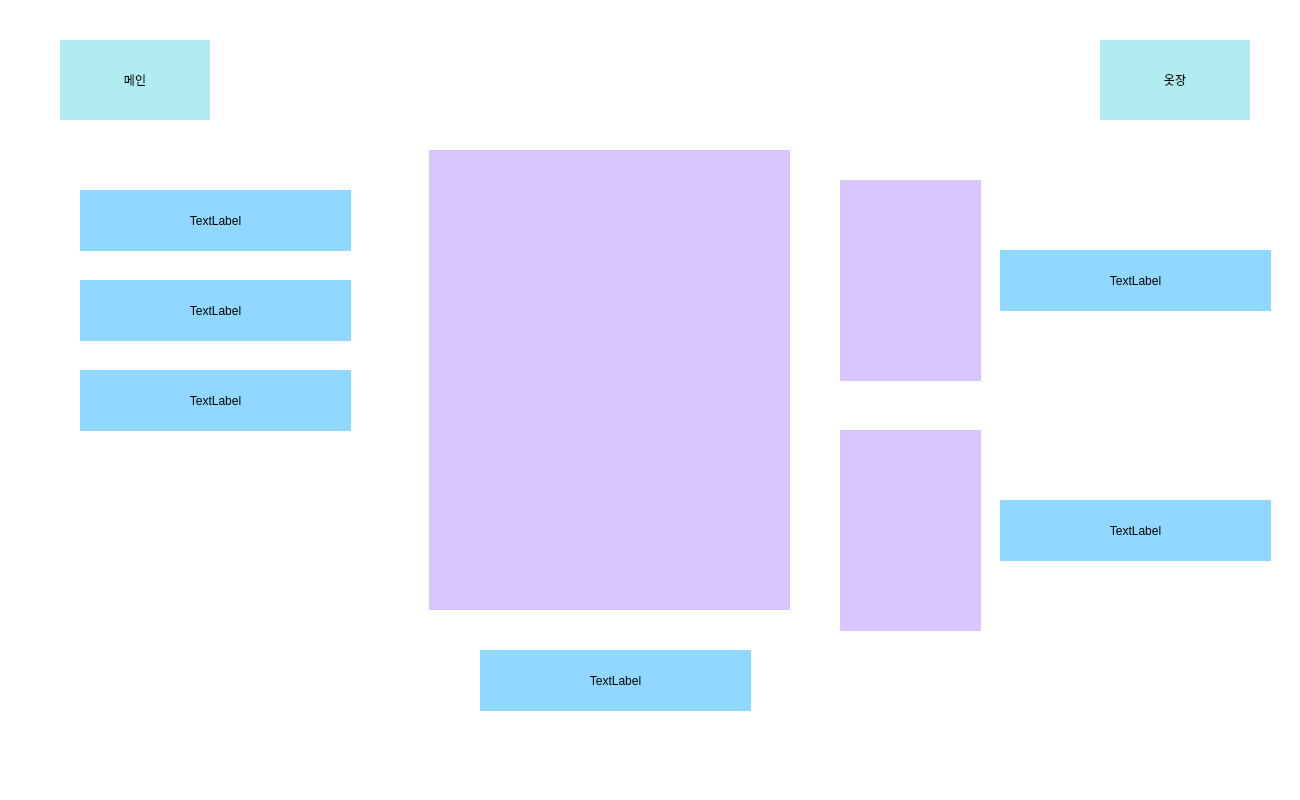
<?xml version="1.0" encoding="UTF-8"?>
<ui version="4.0">
 <class>Dialog</class>
 <widget class="QDialog" name="Dialog">
  <property name="geometry">
   <rect>
    <x>0</x>
    <y>0</y>
    <width>1300</width>
    <height>800</height>
   </rect>
  </property>
  <property name="minimumSize">
   <size>
    <width>1300</width>
    <height>800</height>
   </size>
  </property>
  <property name="maximumSize">
   <size>
    <width>1300</width>
    <height>800</height>
   </size>
  </property>
  <property name="windowTitle">
   <string>Dialog</string>
  </property>
  <property name="styleSheet">
   <string notr="true">background-color: rgb(255, 255, 255);</string>
  </property>
  <widget class="QPushButton" name="r_btn_closet">
   <property name="geometry">
    <rect>
     <x>1100</x>
     <y>40</y>
     <width>150</width>
     <height>80</height>
    </rect>
   </property>
   <property name="styleSheet">
    <string notr="true">font: 25 15pt &quot;나눔바른고딕 Light&quot;;
background-color: rgb(177, 236, 240);
border:0px;</string>
   </property>
   <property name="text">
    <string>옷장</string>
   </property>
  </widget>
  <widget class="QPushButton" name="r_btn_main">
   <property name="geometry">
    <rect>
     <x>60</x>
     <y>40</y>
     <width>150</width>
     <height>80</height>
    </rect>
   </property>
   <property name="styleSheet">
    <string notr="true">font: 25 15pt &quot;나눔바른고딕 Light&quot;;
background-color: rgb(177, 236, 240);
border:0px;</string>
   </property>
   <property name="text">
    <string>메인</string>
   </property>
  </widget>
  <widget class="QLabel" name="r_la_year">
   <property name="geometry">
    <rect>
     <x>80</x>
     <y>190</y>
     <width>271</width>
     <height>61</height>
    </rect>
   </property>
   <property name="styleSheet">
    <string notr="true">background-color: rgb(144, 216, 255);
font: 25 20pt &quot;나눔바른고딕 Light&quot;;</string>
   </property>
   <property name="text">
    <string>TextLabel</string>
   </property>
   <property name="alignment">
    <set>Qt::AlignCenter</set>
   </property>
  </widget>
  <widget class="QLabel" name="r_la_day">
   <property name="geometry">
    <rect>
     <x>80</x>
     <y>280</y>
     <width>271</width>
     <height>61</height>
    </rect>
   </property>
   <property name="styleSheet">
    <string notr="true">background-color: rgb(144, 216, 255);
font: 25 20pt &quot;나눔바른고딕 Light&quot;;</string>
   </property>
   <property name="text">
    <string>TextLabel</string>
   </property>
   <property name="alignment">
    <set>Qt::AlignCenter</set>
   </property>
  </widget>
  <widget class="QLabel" name="r_la_state">
   <property name="geometry">
    <rect>
     <x>80</x>
     <y>370</y>
     <width>271</width>
     <height>61</height>
    </rect>
   </property>
   <property name="styleSheet">
    <string notr="true">background-color: rgb(144, 216, 255);
font: 25 20pt &quot;나눔바른고딕 Light&quot;;</string>
   </property>
   <property name="text">
    <string>TextLabel</string>
   </property>
   <property name="alignment">
    <set>Qt::AlignCenter</set>
   </property>
  </widget>
  <widget class="QLabel" name="r_img_clothes1">
   <property name="geometry">
    <rect>
     <x>429</x>
     <y>150</y>
     <width>361</width>
     <height>460</height>
    </rect>
   </property>
   <property name="styleSheet">
    <string notr="true">background-color: rgb(217, 197, 255);
font: 25 20pt &quot;나눔바른고딕 Light&quot;;</string>
   </property>
   <property name="text">
    <string/>
   </property>
   <property name="alignment">
    <set>Qt::AlignCenter</set>
   </property>
  </widget>
  <widget class="QLabel" name="r_la_clothes1">
   <property name="geometry">
    <rect>
     <x>480</x>
     <y>650</y>
     <width>271</width>
     <height>61</height>
    </rect>
   </property>
   <property name="styleSheet">
    <string notr="true">background-color: rgb(144, 216, 255);
font: 25 20pt &quot;나눔바른고딕 Light&quot;;</string>
   </property>
   <property name="text">
    <string>TextLabel</string>
   </property>
   <property name="alignment">
    <set>Qt::AlignCenter</set>
   </property>
  </widget>
  <widget class="QLabel" name="r_img_clothes2">
   <property name="geometry">
    <rect>
     <x>840</x>
     <y>180</y>
     <width>141</width>
     <height>201</height>
    </rect>
   </property>
   <property name="styleSheet">
    <string notr="true">background-color: rgb(217, 197, 255);
font: 25 20pt &quot;나눔바른고딕 Light&quot;;</string>
   </property>
   <property name="text">
    <string/>
   </property>
   <property name="alignment">
    <set>Qt::AlignCenter</set>
   </property>
  </widget>
  <widget class="QLabel" name="r_la_clothes2">
   <property name="geometry">
    <rect>
     <x>1000</x>
     <y>250</y>
     <width>271</width>
     <height>61</height>
    </rect>
   </property>
   <property name="styleSheet">
    <string notr="true">background-color: rgb(144, 216, 255);
font: 25 20pt &quot;나눔바른고딕 Light&quot;;</string>
   </property>
   <property name="text">
    <string>TextLabel</string>
   </property>
   <property name="alignment">
    <set>Qt::AlignCenter</set>
   </property>
  </widget>
  <widget class="QLabel" name="r_img_clothes3">
   <property name="geometry">
    <rect>
     <x>840</x>
     <y>430</y>
     <width>141</width>
     <height>201</height>
    </rect>
   </property>
   <property name="styleSheet">
    <string notr="true">background-color: rgb(217, 197, 255);
font: 25 20pt &quot;나눔바른고딕 Light&quot;;</string>
   </property>
   <property name="text">
    <string/>
   </property>
   <property name="alignment">
    <set>Qt::AlignCenter</set>
   </property>
  </widget>
  <widget class="QLabel" name="r_la_clothes3">
   <property name="geometry">
    <rect>
     <x>1000</x>
     <y>500</y>
     <width>271</width>
     <height>61</height>
    </rect>
   </property>
   <property name="styleSheet">
    <string notr="true">background-color: rgb(144, 216, 255);
font: 25 20pt &quot;나눔바른고딕 Light&quot;;</string>
   </property>
   <property name="text">
    <string>TextLabel</string>
   </property>
   <property name="alignment">
    <set>Qt::AlignCenter</set>
   </property>
  </widget>
 </widget>
 <resources/>
 <connections/>
</ui>
